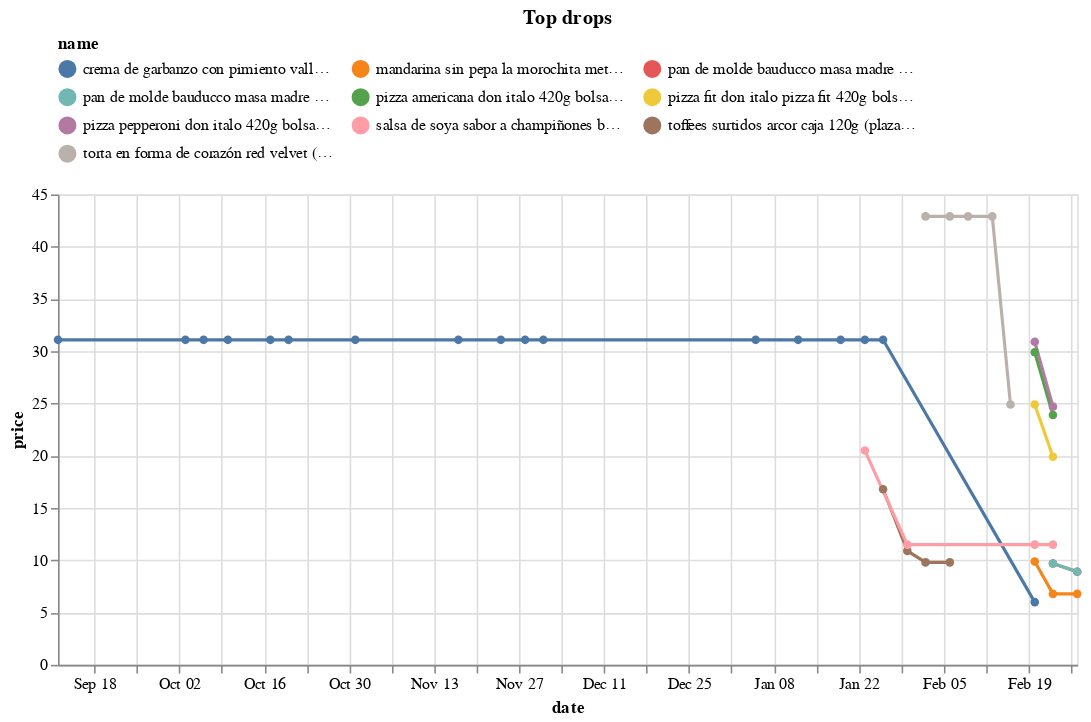

Source (notebook cell):
### Code cell
(top_changes
 .sort_values('change')
 .head(10)
 .loc[:, ['store','sku']]
 .merge(df, on=['store','sku'])
 .pipe(alt.Chart)
 .mark_line(point=True)
 .encode(x='date', y='price', color='name', tooltip=['name','price'])
 .properties(width=650, title='Top drops')
 .configure_legend(orient='top', columns=3)
)

### Figure 1 — Vega-Lite specification as saved in the notebook (floating-point values rounded to 4 significant figures)
{"config": {"view": {"continuousWidth": 400, "continuousHeight": 300}, "legend": {"columns": 3, "orient": "top"}}, "data": {"name": "data-bc0558f34e0a79fccd46a80529a139f8"}, "mark": {"type": "line", "point": true}, "encoding": {"color": {"field": "name", "type": "nominal"}, "tooltip": [{"field": "name", "type": "nominal"}, {"field": "price", "type": "quantitative"}], "x": {"field": "date", "type": "temporal"}, "y": {"field": "price", "type": "quantitative"}}, "title": "Top drops", "width": 650, "$schema": "https://vega.github.io/schema/vega-lite/v4.17.0.json", "datasets": {"data-bc0558f34e0a79fccd46a80529a139f8": [{"store": "plaza_vea", "sku": 10761960, "brand": "DON ITALO", "uri": "https://www.plazavea.com.pe/pizza-fit-don-italo-pizza-fit-420g-bolsa-3un/p", "name": "pizza fit don italo pizza fit 420g bolsa 3un (plaza_vea)", "price": 19.9, "category": "https://www.plazavea.com.pe/congelados", "date": "2023-02-23T00:00:00"}, {"store": "plaza_vea", "sku": 10761960, "brand": "DON ITALO", "uri": "https://www.plazavea.com.pe/pizza-fit-don-italo-pizza-fit-420g-bolsa-3un/p", "name": "pizza fit don italo pizza fit 420g bolsa 3un (plaza_vea)", "price": 24.9, "category": "https://www.plazavea.com.pe/congelados", "date": "2023-02-20T00:00:00"}, {"store": "plaza_vea", "sku": 10761962, "brand": "DON ITALO", "uri": "https://www.plazavea.com.pe/pizza-americana-don-italo-420g-bolsa-1un/p", "name": "pizza americana don italo 420g bolsa 1un (plaza_vea)", "price": 23.9, "category": "https://www.plazavea.com.pe/congelados", "date": "2023-02-23T00:00:00"}, {"store": "plaza_vea", "sku": 10761962, "brand": "DON ITALO", "uri": "https://www.plazavea.com.pe/pizza-americana-don-italo-420g-bolsa-1un/p", "name": "pizza americana don italo 420g bolsa 1un (plaza_vea)", "price": 29.9, "category": "https://www.plazavea.com.pe/congelados", "date": "2023-02-20T00:00:00"}, {"store": "plaza_vea", "sku": 10761961, "brand": "DON ITALO", "uri": "https://www.plazavea.com.pe/pizza-pepperoni-don-italo-420g-bolsa-1un/p", "name": "pizza pepperoni don italo 420g bolsa 1un (plaza_vea)", "price": 24.7, "category": "https://www.plazavea.com.pe/congelados", "date": "2023-02-23T00:00:00"}, {"store": "plaza_vea", "sku": 10761961, "brand": "DON ITALO", "uri": "https://www.plazavea.com.pe/pizza-pepperoni-don-italo-420g-bolsa-1un/p", "name": "pizza pepperoni don italo 420g bolsa 1un (plaza_vea)", "price": 30.9, "category": "https://www.plazavea.com.pe/congelados", "date": "2023-02-20T00:00:00"}, {"store": "plaza_vea", "sku": 5662, "brand": "VALLE FERTIL", "uri": null, "name": "crema de garbanzo con pimiento valle fertil frasco 460g (plaza_vea)", "price": 31.09, "category": "https://www.plazavea.com.pe/abarrotes", "date": "2022-09-12T00:00:00"}, {"store": "plaza_vea", "sku": 5662, "brand": "VALLE FERTIL", "uri": null, "name": "crema de garbanzo con pimiento valle fertil frasco 460g (plaza_vea)", "price": 31.09, "category": "https://www.plazavea.com.pe/abarrotes", "date": "2023-01-26T00:00:00"}, {"store": "plaza_vea", "sku": 5662, "brand": "VALLE FERTIL", "uri": null, "name": "crema de garbanzo con pimiento valle fertil frasco 460g (plaza_vea)", "price": 31.09, "category": "https://www.plazavea.com.pe/abarrotes", "date": "2022-10-17T00:00:00"}, {"store": "plaza_vea", "sku": 5662, "brand": "VALLE FERTIL", "uri": null, "name": "crema de garbanzo con pimiento valle fertil frasco 460g (plaza_vea)", "price": 31.09, "category": "https://www.plazavea.com.pe/abarrotes", "date": "2022-10-06T00:00:00"}, {"store": "plaza_vea", "sku": 5662, "brand": "VALLE FERTIL", "uri": null, "name": "crema de garbanzo con pimiento valle fertil frasco 460g (plaza_vea)", "price": 31.09, "category": "https://www.plazavea.com.pe/abarrotes", "date": "2022-10-10T00:00:00"}, {"store": "plaza_vea", "sku": 5662, "brand": "VALLE FERTIL", "uri": null, "name": "crema de garbanzo con pimiento valle fertil frasco 460g (plaza_vea)", "price": 31.09, "category": "https://www.plazavea.com.pe/abarrotes", "date": "2022-12-01T00:00:00"}, {"store": "plaza_vea", "sku": 5662, "brand": "VALLE FERTIL", "uri": null, "name": "crema de garbanzo con pimiento valle fertil frasco 460g (plaza_vea)", "price": 31.09, "category": "https://www.plazavea.com.pe/abarrotes", "date": "2022-11-24T00:00:00"}, {"store": "plaza_vea", "sku": 5662, "brand": "VALLE FERTIL", "uri": null, "name": "crema de garbanzo con pimiento valle fertil frasco 460g (plaza_vea)", "price": 31.09, "category": "https://www.plazavea.com.pe/abarrotes", "date": "2022-10-03T00:00:00"}, {"store": "plaza_vea", "sku": 5662, "brand": "VALLE FERTIL", "uri": null, "name": "crema de garbanzo con pimiento valle fertil frasco 460g (plaza_vea)", "price": 31.09, "category": "https://www.plazavea.com.pe/abarrotes", "date": "2023-01-12T00:00:00"}, {"store": "plaza_vea", "sku": 5662, "brand": "VALLE FERTIL", "uri": null, "name": "crema de garbanzo con pimiento valle fertil frasco 460g (plaza_vea)", "price": 31.09, "category": "https://www.plazavea.com.pe/abarrotes", "date": "2023-01-05T00:00:00"}, {"store": "plaza_vea", "sku": 5662, "brand": "VALLE FERTIL", "uri": "https://www.plazavea.com.pe/crema-humus-dip-de-garbanzo-con-pimiento-frasco-460gr/p", "name": "crema de garbanzo con pimiento valle fertil frasco 460g (plaza_vea)", "price": 6.0, "category": "https://www.plazavea.com.pe/abarrotes", "date": "2023-02-20T00:00:00"}, {"store": "plaza_vea", "sku": 5662, "brand": "VALLE FERTIL", "uri": null, "name": "crema de garbanzo con pimiento valle fertil frasco 460g (plaza_vea)", "price": 31.09, "category": "https://www.plazavea.com.pe/abarrotes", "date": "2023-01-23T00:00:00"}, {"store": "plaza_vea", "sku": 5662, "brand": "VALLE FERTIL", "uri": null, "name": "crema de garbanzo con pimiento valle fertil frasco 460g (plaza_vea)", "price": 31.09, "category": "https://www.plazavea.com.pe/abarrotes", "date": "2022-10-31T00:00:00"}, {"store": "plaza_vea", "sku": 5662, "brand": "VALLE FERTIL", "uri": null, "name": "crema de garbanzo con pimiento valle fertil frasco 460g (plaza_vea)", "price": 31.09, "category": "https://www.plazavea.com.pe/abarrotes", "date": "2022-11-28T00:00:00"}, {"store": "plaza_vea", "sku": 5662, "brand": "VALLE FERTIL", "uri": null, "name": "crema de garbanzo con pimiento valle fertil frasco 460g (plaza_vea)", "price": 31.09, "category": "https://www.plazavea.com.pe/abarrotes", "date": "2022-11-17T00:00:00"}, {"store": "plaza_vea", "sku": 5662, "brand": "VALLE FERTIL", "uri": null, "name": "crema de garbanzo con pimiento valle fertil frasco 460g (plaza_vea)", "price": 31.09, "category": "https://www.plazavea.com.pe/abarrotes", "date": "2022-10-20T00:00:00"}, {"store": "plaza_vea", "sku": 5662, "brand": "VALLE FERTIL", "uri": null, "name": "crema de garbanzo con pimiento valle fertil frasco 460g (plaza_vea)", "price": 31.09, "category": "https://www.plazavea.com.pe/abarrotes", "date": "2023-01-19T00:00:00"}, {"store": "metro", "sku": 958426, "brand": "Sin Marca", "uri": "https://www.metro.pe/mandarina-sin-pepa-la-morochita-metro-1-5kg-784196/p", "name": "mandarina sin pepa la morochita metro 1.5kg (metro)", "price": 6.79, "category": "https://www.metro.pe/frutas-y-verduras/frutas/naranjas-y-otros-citricos", "date": "2023-02-27T00:00:00"}, {"store": "metro", "sku": 958426, "brand": "Sin Marca", "uri": "https://www.metro.pe/mandarina-sin-pepa-la-morochita-metro-1-5kg-784196/p", "name": "mandarina sin pepa la morochita metro 1.5kg (metro)", "price": 6.79, "category": "https://www.metro.pe/frutas-y-verduras/frutas/naranjas-y-otros-citricos", "date": "2023-02-23T00:00:00"}, {"store": "metro", "sku": 958426, "brand": "Sin Marca", "uri": "https://www.metro.pe/mandarina-sin-pepa-la-morochita-metro-1-5kg-784196/p", "name": "mandarina sin pepa la morochita metro 1.5kg (metro)", "price": 9.89, "category": "https://www.metro.pe/frutas-y-verduras/frutas/naranjas-y-otros-citricos", "date": "2023-02-20T00:00:00"}, {"store": "plaza_vea", "sku": 10746853, "brand": "ARCOR", "uri": null, "name": "toffees surtidos arcor caja 120g (plaza_vea)", "price": 9.8, "category": "https://www.plazavea.com.pe/abarrotes", "date": "2023-02-02T00:00:00"}, {"store": "plaza_vea", "sku": 10746853, "brand": "ARCOR", "uri": null, "name": "toffees surtidos arcor caja 120g (plaza_vea)", "price": 16.8, "category": "https://www.plazavea.com.pe/abarrotes", "date": "2023-01-26T00:00:00"}, {"store": "plaza_vea", "sku": 10746853, "brand": "ARCOR", "uri": null, "name": "toffees surtidos arcor caja 120g (plaza_vea)", "price": 10.9, "category": "https://www.plazavea.com.pe/abarrotes", "date": "2023-01-30T00:00:00"}, {"store": "plaza_vea", "sku": 10746853, "brand": "ARCOR", "uri": null, "name": "toffees surtidos arcor caja 120g (plaza_vea)", "price": 9.8, "category": "https://www.plazavea.com.pe/abarrotes", "date": "2023-02-06T00:00:00"}, {"store": "metro", "sku": 1017219, "brand": "Bárcidda", "uri": "https://www.metro.pe/salsa-de-soya-sabor-a-champinones-barcidda-500ml-981112/p", "name": "salsa de soya sabor a champiñones bárcidda 500ml (metro)", "price": 11.5, "category": "https://www.metro.pe/abarrotes/condimentos-vinagres-y-comida-instantanea/vinagres-y-sillao", "date": "2023-01-30T00:00:00"}, {"store": "metro", "sku": 1017219, "brand": "Bárcidda", "uri": "https://www.metro.pe/salsa-de-soya-sabor-a-champinones-barcidda-500ml-981112/p", "name": "salsa de soya sabor a champiñones bárcidda 500ml (metro)", "price": 20.5, "category": "https://www.metro.pe/abarrotes/condimentos-vinagres-y-comida-instantanea/vinagres-y-sillao", "date": "2023-01-23T00:00:00"}, {"store": "metro", "sku": 1017219, "brand": "Bárcidda", "uri": "https://www.metro.pe/salsa-de-soya-sabor-a-champinones-barcidda-500ml-981112/p", "name": "salsa de soya sabor a champiñones bárcidda 500ml (metro)", "price": 11.5, "category": "https://www.metro.pe/abarrotes/condimentos-vinagres-y-comida-instantanea/vinagres-y-sillao", "date": "2023-02-23T00:00:00"}, {"store": "metro", "sku": 1017219, "brand": "Bárcidda", "uri": "https://www.metro.pe/salsa-de-soya-sabor-a-champinones-barcidda-500ml-981112/p", "name": "salsa de soya sabor a champiñones bárcidda 500ml (metro)", "price": 11.5, "category": "https://www.metro.pe/abarrotes/condimentos-vinagres-y-comida-instantanea/vinagres-y-sillao", "date": "2023-02-20T00:00:00"}, {"store": "plaza_vea", "sku": 10553239, "brand": "PLAZA VEA", "uri": "https://www.plazavea.com.pe/torta-en-forma-de-corazon-red-velvet/p", "name": "torta en forma de corazón red velvet (plaza_vea)", "price": 42.9, "category": "https://www.plazavea.com.pe/panaderia-y-pasteleria", "date": "2023-02-02T00:00:00"}, {"store": "plaza_vea", "sku": 10553239, "brand": "PLAZA VEA", "uri": "https://www.plazavea.com.pe/torta-en-forma-de-corazon-red-velvet/p", "name": "torta en forma de corazón red velvet (plaza_vea)", "price": 24.9, "category": "https://www.plazavea.com.pe/panaderia-y-pasteleria", "date": "2023-02-16T00:00:00"}, {"store": "plaza_vea", "sku": 10553239, "brand": "PLAZA VEA", "uri": "https://www.plazavea.com.pe/torta-en-forma-de-corazon-red-velvet/p", "name": "torta en forma de corazón red velvet (plaza_vea)", "price": 42.9, "category": "https://www.plazavea.com.pe/panaderia-y-pasteleria", "date": "2023-02-09T00:00:00"}, {"store": "plaza_vea", "sku": 10553239, "brand": "PLAZA VEA", "uri": "https://www.plazavea.com.pe/torta-en-forma-de-corazon-red-velvet/p", "name": "torta en forma de corazón red velvet (plaza_vea)", "price": 42.9, "category": "https://www.plazavea.com.pe/panaderia-y-pasteleria", "date": "2023-02-13T00:00:00"}, {"store": "plaza_vea", "sku": 10553239, "brand": "PLAZA VEA", "uri": "https://www.plazavea.com.pe/torta-en-forma-de-corazon-red-velvet/p", "name": "torta en forma de corazón red velvet (plaza_vea)", "price": 42.9, "category": "https://www.plazavea.com.pe/panaderia-y-pasteleria", "date": "2023-02-06T00:00:00"}, {"store": "plaza_vea", "sku": 10792039, "brand": "BAUDUCCO", "uri": "https://www.plazavea.com.pe/pan-de-molde-bauducco-masa-madre-blanco-bolsa-400g/p", "name": "pan de molde bauducco masa madre blanco bolsa 400g (plaza_vea)", "price": 9.7, "category": "https://www.plazavea.com.pe/panaderia-y-pasteleria", "date": "2023-02-23T00:00:00"}, {"store": "plaza_vea", "sku": 10792039, "brand": "BAUDUCCO", "uri": "https://www.plazavea.com.pe/pan-de-molde-bauducco-masa-madre-blanco-bolsa-400g/p", "name": "pan de molde bauducco masa madre blanco bolsa 400g (plaza_vea)", "price": 8.9, "category": "https://www.plazavea.com.pe/panaderia-y-pasteleria", "date": "2023-02-27T00:00:00"}, {"store": "plaza_vea", "sku": 10792040, "brand": "BAUDUCCO", "uri": "https://www.plazavea.com.pe/pan-de-molde-bauducco-masa-madre-integral-bolsa-400g/p", "name": "pan de molde bauducco masa madre integral bolsa 400g (plaza_vea)", "price": 9.7, "category": "https://www.plazavea.com.pe/panaderia-y-pasteleria", "date": "2023-02-23T00:00:00"}, {"store": "plaza_vea", "sku": 10792040, "brand": "BAUDUCCO", "uri": "https://www.plazavea.com.pe/pan-de-molde-bauducco-masa-madre-integral-bolsa-400g/p", "name": "pan de molde bauducco masa madre integral bolsa 400g (plaza_vea)", "price": 8.9, "category": "https://www.plazavea.com.pe/panaderia-y-pasteleria", "date": "2023-02-27T00:00:00"}]}}
